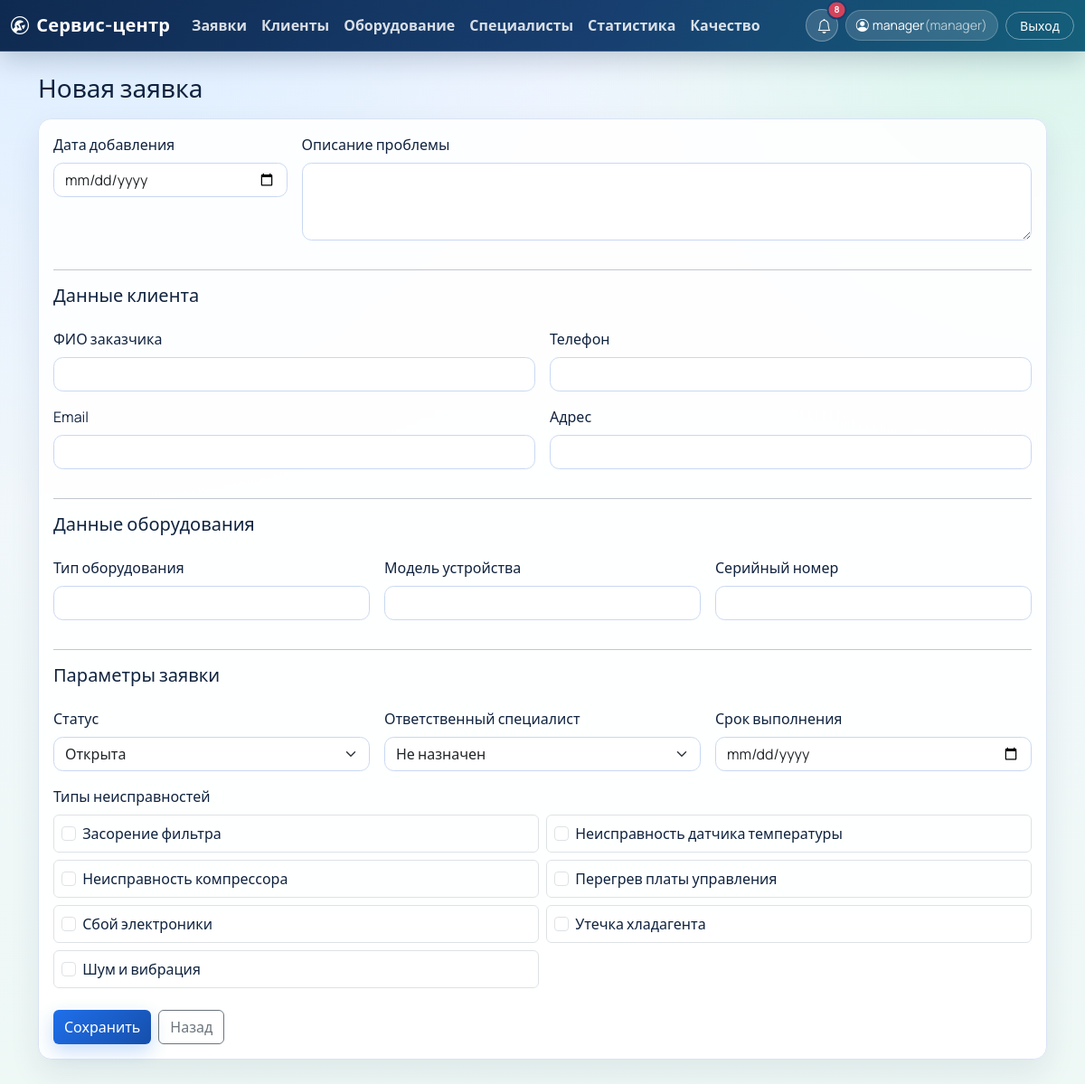
/requests/new (signed in), run on the app's committed database.
### app/models.py (models this page shows, shortened)
class User(UserMixin, db.Model):
    __tablename__ = "users"
    user_id = db.Column(db.Integer, primary_key=True)
    login = db.Column(db.String(60), unique=True, nullable=False)
    password_hash = db.Column(db.String(255), nullable=False)
    role_id = db.Column(db.Integer, db.ForeignKey("roles.role_id"), nullable=False)
    master_id = db.Column(db.Integer, db.ForeignKey("masters.master_id"), nullable=True)
    role = db.relationship("Role", back_populates="users")
    master = db.relationship("Master", back_populates="user")
    comments = db.relationship("RequestComment", back_populates="user", lazy="dynamic")
    notifications = db.relationship("StatusNotification", back_populates="user", lazy="dynamic")
    @property
    def role_name(self) -> str:
        if self.role is None:
            return ""
        return self.role.role_name

class Role(db.Model):
    __tablename__ = "roles"
    role_id = db.Column(db.Integer, primary_key=True)
    role_name = db.Column(db.String(50), unique=True, nullable=False)
    users = db.relationship("User", back_populates="role", lazy="dynamic")

class FaultType(db.Model):
    __tablename__ = "fault_types"
    fault_type_id = db.Column(db.Integer, primary_key=True)
    fault_name = db.Column(db.String(120), nullable=False, unique=True)
    request_details = db.relationship("RequestDetail", back_populates="fault_type", lazy="dynamic")

### app/routes.py (the view, shortened to what this page needs)
    @app.route("/requests/new", methods=["GET", "POST"])
    @login_required
    @role_required("admin", "operator", "manager")
    def requests_new():
        masters = Master.query.order_by(Master.full_name).all()
        fault_types = FaultType.query.order_by(FaultType.fault_name).all()
        return render_template(
            "requests_form.html",
            request_item=None,
            masters=masters,
            fault_types=fault_types,
            selected_faults=[],
        )

### app/__init__.py (called while the page is built)
@login_manager.user_loader
def load_user(user_id: str):
    return db.session.get(User, int(user_id))

### app/routes.py (called while the page is built, shortened)
def _visible_notifications_query(user: User):
    notifications_query = StatusNotification.query.order_by(StatusNotification.created_at.desc())
    if user.role_name != "master":
        return notifications_query

### app/services.py (called while the page is built)
def status_label(status: str) -> str:
    return STATUS_LABELS.get(status, status)

### app/templates/requests_form.html (shortened to what this page needs)
{% extends 'base.html' %}
{% block content %}
<h1 class="h3 mb-3">{% if request_item %}Редактирование заявки №{{ request_item.request_id }}{% else %}Новая заявка{% endif %}</h1>
<form method="post" class="card card-body">
  <div class="row g-3">
    {% if not request_item %}
    <div class="col-md-3">
      <label class="form-label">Дата добавления</label>
      <input class="form-control" type="date" name="create_date" value="{{ request.form.get('create_date', '') }}">
    </div>
    {% endif %}
    <div class="col-md-{{ '9' if not request_item else '12' }}">
      <label class="form-label">Описание проблемы</label>
      <textarea class="form-control" name="description" rows="3" required>{% if request_item %}{{ request_item.description }}{% else %}{{ request.form.get('description', '') }}{% endif %}</textarea>
    </div>
    {% if not request_item %}
    <div class="col-12"><hr><h2 class="h5">Данные клиента</h2></div>
    <div class="col-md-6">
      <label class="form-label">ФИО заказчика</label>
      <input class="form-control" name="client_full_name" required value="{{ request.form.get('client_full_name', '') }}">
    </div>
    <div class="col-md-6">
      <label class="form-label">Телефон</label>
      <input class="form-control" name="client_phone" required value="{{ request.form.get('client_phone', '') }}">
    </div>
    <div class="col-md-6">
      <label class="form-label">Email</label>
      <input class="form-control" name="client_email" value="{{ request.form.get('client_email', '') }}">
    </div>
    <div class="col-md-6">
      <label class="form-label">Адрес</label>
      <input class="form-control" name="client_address" value="{{ request.form.get('client_address', '') }}">
    </div>
    <div class="col-12"><hr><h2 class="h5">Данные оборудования</h2></div>
    <div class="col-md-4">
      <label class="form-label">Тип оборудования</label>
      <input class="form-control" name="equipment_type" required value="{{ request.form.get('equipment_type', '') }}">
    </div>
    <div class="col-md-4">
      <label class="form-label">Модель устройства</label>
      <input class="form-control" name="equipment_model" required value="{{ request.form.get('equipment_model', '') }}">
    </div>
    <div class="col-md-4">
      <label class="form-label">Серийный номер</label>
      <input class="form-control" name="serial_number" required value="{{ request.form.get('serial_number', '') }}">
    </div>
    {% endif %}
    <div class="col-12"><hr><h2 class="h5">Параметры заявки</h2></div>
    <div class="col-md-4">
      <label class="form-label">Статус</label>
      <select class="form-select" name="status">
        {% set current_status = request_item.status if request_item else request.form.get('status', 'open') %}
        {% for st in request_statuses %}
        <option value="{{ st }}" {% if current_status == st %}selected{% endif %}>{{ status_label(st) }}</option>
        {% endfor %}
      </select>
    </div>
    <div class="col-md-4">
      <label class="form-label">Ответственный специалист</label>
      <select class="form-select" name="master_id">
        <option value="">Не назначен</option>
        {% set selected_master = request_item.master_id if request_item else request.form.get('master_id', '') %}
      </select>
    </div>
    <div class="col-md-4">
      <label class="form-label">Срок выполнения</label>
      <input class="form-control" type="date" name="deadline_date" value="{% if request_item and request_item.deadline_date %}{{ request_item.deadline_date.strftime('%Y-%m-%d') }}{% else %}{{ request.form.get('deadline_date', '') }}{% endif %}">
    </div>
    <div class="col-12">
      <label class="form-label">Типы неисправностей</label>
      <div class="row row-cols-1 row-cols-md-2 g-2">
        {% for fault in fault_types %}
        <div class="col">
          <label class="form-check-label border rounded p-2 d-block">
            <input class="form-check-input me-1" type="checkbox" name="fault_type_ids" value="{{ fault.fault_type_id }}" {% if fault.fault_type_id in selected_faults %}checked{% endif %}>
            {{ fault.fault_name }}
          </label>
        </div>
        {% endfor %}
      </div>
    </div>
  </div>
  <div class="mt-4 d-flex gap-2">
    <button class="btn btn-primary" type="submit">Сохранить</button>
    {% if request_item %}
    <a class="btn btn-outline-secondary" href="{{ url_for('requests_detail', request_id=request_item.request_id) }}">Назад</a>
    {% else %}
    <a class="btn btn-outline-secondary" href="{{ url_for('requests_list') }}">Назад</a>
    {% endif %}
  </div>
</form>
{% endblock %}

### app/templates/base.html (shortened to what this page needs)
<!doctype html>
<html lang="ru">
<head>
  <link href="https://cdn.jsdelivr.net/npm/bootstrap@5.3.5/dist/css/bootstrap.min.css" rel="stylesheet">
  <link href="https://cdn.jsdelivr.net/npm/bootstrap-icons@1.11.3/font/bootstrap-icons.min.css" rel="stylesheet">
  <link href="{{ url_for('static', filename='css/style.css') }}" rel="stylesheet">
</head>
<body>
  {% if current_user.is_authenticated %}
  <nav class="navbar navbar-expand-lg navbar-dark app-navbar mb-4">
    <div class="container-fluid">
      <a class="navbar-brand app-brand" href="{{ url_for('dashboard') }}">
        <i class="bi bi-wrench-adjustable-circle me-2"></i>Сервис-центр
      </a>
      <div class="collapse navbar-collapse" id="navMenu">
        <ul class="navbar-nav me-auto mb-2 mb-lg-0">
          <li class="nav-item"><a class="nav-link" href="{{ url_for('requests_list') }}">Заявки</a></li>
          {% if current_user.role_name in ['admin', 'operator', 'manager'] %}
          <li class="nav-item"><a class="nav-link" href="{{ url_for('clients_list') }}">Клиенты</a></li>
          <li class="nav-item"><a class="nav-link" href="{{ url_for('equipment_list') }}">Оборудование</a></li>
          <li class="nav-item"><a class="nav-link" href="{{ url_for('masters_list') }}">Специалисты</a></li>
          {% endif %}
          {% if current_user.role_name in ['admin', 'operator', 'manager'] %}
          <li class="nav-item"><a class="nav-link" href="{{ url_for('stats_page') }}">Статистика</a></li>
          {% endif %}
          <li class="nav-item"><a class="nav-link" href="{{ url_for('quality_page') }}">Качество</a></li>
        </ul>
        <div class="d-flex align-items-center gap-2 ms-auto">
          <div class="dropdown">
            <button class="btn app-icon-btn position-relative" type="button" data-bs-toggle="dropdown" aria-expanded="false" title="Уведомления">
              <i class="bi bi-bell"></i>
              {% if navbar_notification_count > 0 %}
              <span class="position-absolute top-0 start-100 translate-middle badge rounded-pill app-badge">
                {{ navbar_notification_count if navbar_notification_count < 100 else '99+' }}
              </span>
              {% endif %}
            </button>
          </div>
          <div class="app-profile-chip">
            <i class="bi bi-person-circle me-1"></i>
            {{ current_user.login }}
            <span class="text-muted">({{ current_user.role_name }})</span>
          </div>
          <a class="btn btn-sm app-logout-btn" href="{{ url_for('logout') }}">Выход</a>
        </div>
      </div>
    </div>
  </nav>
  {% endif %}
  <main class="container pb-5">
    {% block content %}{% endblock %}
  </main>
</body>
</html>

### app/static/css/style.css (style rules this page uses)
:root { --bg-1: #f3f6ff; --bg-2: #eef8f5; --surface: rgba(255, 255, 255, 0.9); --line: #d9e3f5; --text-main: #10233f; --text-soft: #5f6f87; --brand: #1f6feb; --brand-dark: #164fab; --accent: #1fbf75; --danger: #d4435b; --shadow: 0 14px 35px rgba(11, 33, 74, 0.08); }
body { font-family: "Manrope", "Segoe UI", sans-serif; color: var(--text-main); background: radial-gradient(circle at 10% -10%, #d9ecff 0%, transparent 40%), radial-gradient(circle at 95% 0%, #d8f5ea 0%, transparent 32%), linear-gradient(180deg, var(--bg-1) 0%, var(--bg-2) 100%); min-height: 100vh; }
.app-navbar { background: linear-gradient(120deg, #0f2a50 0%, #173e6f 55%, #145f7a 100%); border-bottom: 1px solid rgba(255, 255, 255, 0.15); box-shadow: 0 8px 30px rgba(6, 27, 56, 0.2); }
.app-brand { font-weight: 700; letter-spacing: 0.2px; color: #fff; }
.navbar .nav-link { color: rgba(255, 255, 255, 0.84); font-weight: 600; }
.app-icon-btn { width: 2.25rem; height: 2.25rem; border-radius: 999px; border: 1px solid rgba(255, 255, 255, 0.3); background: rgba(255, 255, 255, 0.15); color: #fff; }
.app-badge { background: var(--danger); border: 2px solid #173e6f; font-size: 0.62rem; }
.app-profile-chip { display: inline-flex; align-items: center; border-radius: 999px; padding: 0.36rem 0.7rem; color: #fff; background: rgba(255, 255, 255, 0.14); border: 1px solid rgba(255, 255, 255, 0.2); font-size: 0.88rem; }
.app-profile-chip .text-muted { color: rgba(255, 255, 255, 0.65) !important; }
.app-logout-btn { border-radius: 999px; border: 1px solid rgba(255, 255, 255, 0.4); color: #fff; background: transparent; padding-inline: 0.95rem; }
.card { border: 1px solid var(--line); border-radius: 0.9rem; background: var(--surface); box-shadow: var(--shadow); backdrop-filter: blur(3px); }
.btn-primary { background: linear-gradient(135deg, var(--brand) 0%, var(--brand-dark) 100%); border: 0; box-shadow: 0 8px 20px rgba(31, 111, 235, 0.24); }
.form-control, .form-select { border-color: #c8d8f2; border-radius: 0.65rem; }

### data on the page
User: login "manager"
Role: role_name "manager"
FaultType: fault_name "Засорение фильтра"
FaultType: fault_name "Неисправность датчика температуры"
FaultType: fault_name "Неисправность компрессора"
FaultType: fault_name "Перегрев платы управления"
FaultType: fault_name "Сбой электроники"
FaultType: fault_name "Утечка хладагента"
FaultType: fault_name "Шум и вибрация"

### other printed values
form field status "Открыта"
